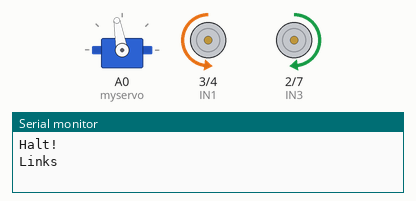
This sketch was run on a simulated Arduino Uno, built with avr-gcc and run on an emulated ATmega328P. Parts: servo, motor-driver pin pairs drawn as motors (green arrow = first pin HIGH = forward, orange = second pin HIGH = backward, longer = more drive, scaled by the enable pin), the last lines printed to the serial monitor.

Above: at 1.1 s.
At 3.1 s:
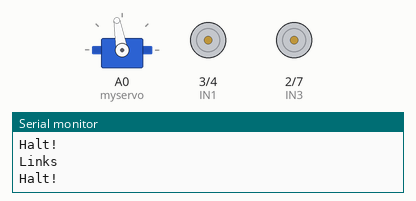
Timing chart, 0 to 5.3 s (numbered marks = the images above):
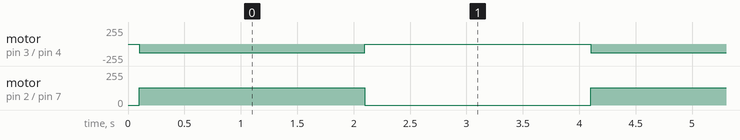

The sketch:

GehNachLink.ino
```cpp
#include <Servo.h>  // Bibliothek für Servo-Motoren

Servo myservo;      // Erstellen eines Servo-Objekts zum Steuern des Servos

// Definition der Pins für die Motorsteuerung
#define ENA  5
#define ENB  6
#define IN1  3
#define IN2  4
#define IN3  2
#define IN4  7

// Definition der Geschwindigkeit des Autos
#define carSpeed 130

// Funktion zum Linkssabbiegen
void gehNachLinks() {
  // Setzen der Geschwindigkeit für die Motoren
  analogWrite(ENA, carSpeed);
  analogWrite(ENB, carSpeed);

  // Steuerung der Motoren zum Rechtsabbiegen
  digitalWrite(IN1, LOW);
  digitalWrite(IN2, HIGH);
  digitalWrite(IN3, HIGH);
  digitalWrite(IN4, LOW);

  Serial.println("Links");
}

// Funktion zum Anhalten
void stop() {
  // Setzen der Geschwindigkeit für die Motoren auf Null
  digitalWrite(ENA, LOW);
  digitalWrite(ENB, LOW);

  Serial.println("Halt!");
}

void setup() {
  // Initialisierung des Servos
  myservo.attach(A0, 700, 2400);
  Serial.begin(9600);

  // Initialisierung der Pins als Eingänge oder Ausgänge
  pinMode(IN1, OUTPUT);
  pinMode(IN2, OUTPUT);
  pinMode(IN3, OUTPUT);
  pinMode(IN4, OUTPUT);
  pinMode(ENA, OUTPUT);
  pinMode(ENB, OUTPUT);

  // Anfangsstellung des Autos
  stop();
  myservo.write(100);
  delay(100);
}

void loop()
{
  // Das Auto fährt einmal für 2 Sekunden nach links
  gehNachLinks();
  delay(2000);

  // Das Auto hält für 2 Sekunden an
  stop();
  delay(2000);
}
```

Measured:
- by itself, motor on pin 3 (IN1) / pin 4 (IN2): alternates backward 130/255 for 2.0 s and stopped for 2.0 s
- by itself, motor on pin 2 (IN3) / pin 7 (IN4): alternates forward 130/255 for 2.0 s and stopped for 2.0 s
